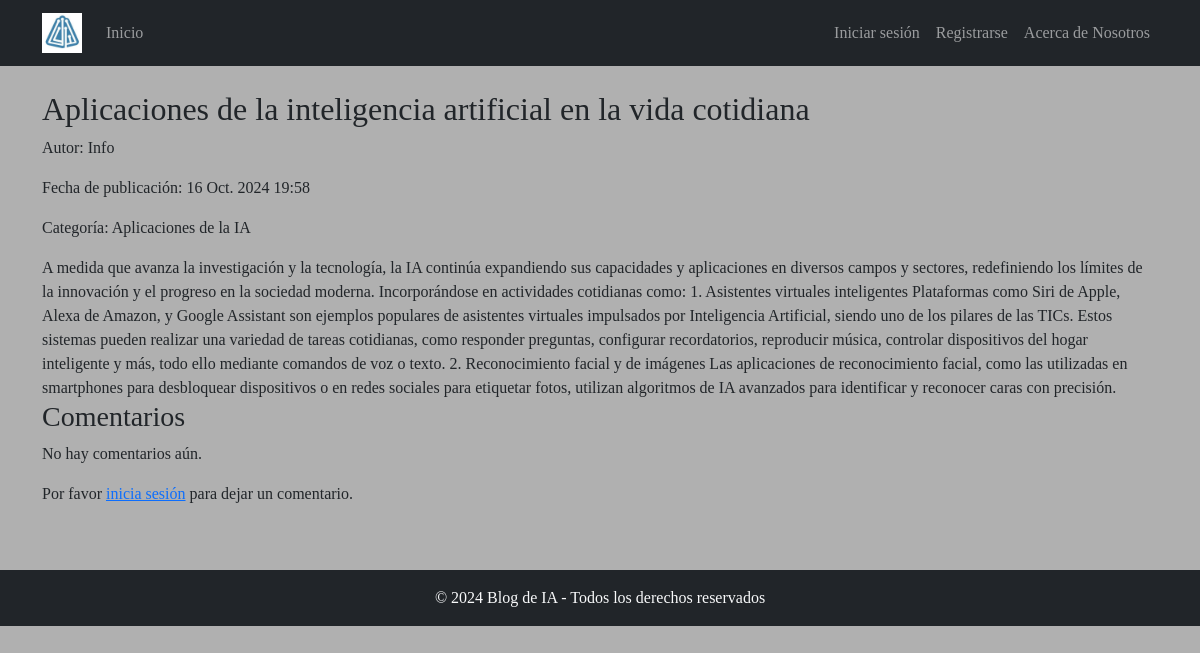
/article/aplicaciones-de-la-inteligencia-artificial-en-la-vida-cotidiana/, run on the app's committed database.
### blog/models.py (models this page shows, shortened)
class Article(models.Model):
    title = models.CharField(max_length=200)  # Título del artículo
    slug = models.SlugField(unique=True, max_length=200)  # Slug único para la URL
    content = HTMLField() # Contenido del artículo
    author = models.ForeignKey(User, on_delete=models.CASCADE)  # Autor del artículo
    published_date = models.DateTimeField(auto_now_add=True)  # Fecha de publicación automática
    category = models.ForeignKey(Category, on_delete=models.SET_NULL, null=True, blank=True)  # Categoría del artículo
    image = models.ImageField(upload_to='articles/', blank=True, null=True)  # Imagen del artículo
    class Meta:
        ordering = ['-published_date']  # Ordena los artículos por fecha de publicación (más recientes primero)
        verbose_name_plural = "Articles"  # Nombre plural para el modelo

class Category(models.Model):
    name = models.CharField(max_length=100, unique=True)  # Nombre de la categoría
    description = models.TextField(blank=True, null=True)  # Descripción opcional de la categoría
    slug = models.SlugField(max_length=100, unique=True)  # Slug único para la URL
    class Meta:
        verbose_name_plural = "Categories"  # Nombre plural para el modelo

### blog/views.py (the view)
# urls.py: path('article/<slug:slug>/', ArticleDetailView.as_view(), name='article_detail'),  # Vista de detalle
def article_detail(request, slug):
    article = get_object_or_404(Article, slug=slug)
    comments = article.comments.all().order_by('-created_at')
    if request.method == 'POST':
        comment_form = CommentForm(request.POST)
        if comment_form.is_valid():
            new_comment = comment_form.save(commit=False)
            new_comment.article = article
            new_comment.author = request.user
            new_comment.save()
            return redirect('article_detail', slug=slug)
    else:
        comment_form = CommentForm()
    context = {
        'article': article,
        'comments': comments,
        'comment_form': comment_form,
    }
    return render(request, 'blog/article_detail.html', context)

### blog/templates/blog/article_detail.html (shortened to what this page needs)
{% extends 'blog/base.html' %}
{% load static %}
{% block content %}
<h2>{{ article.title }}</h2>
<p>Autor: {{ article.author }}</p>
<p>Fecha de publicación: {{ article.published_date }}</p>
{% if article.category %}
    <p>Categoría: {{ article.category.name }}</p>
{% endif %}
<div>
    {{ article.content|safe }}
</div>
<h3>Comentarios</h3>
{% for comment in comments %}
    <div class="card mb-3">
        <div class="card-body">
            <h5 class="card-title">{{ comment.author.username }}</h5>
            <h6 class="card-subtitle mb-2 text-muted">{{ comment.created_at }}</h6>
            <p class="card-text">{{ comment.content }}</p>
        </div>
    </div>
{% empty %}
    <p>No hay comentarios aún.</p>
{% endfor %}
{% if user.is_authenticated %}
    <h4>Añadir un comentario</h4>
    <form method="post">
        {% csrf_token %}
        {{ comment_form.as_p }}
        <button type="submit" class="btn btn-primary">Enviar comentario</button>
    </form>
{% else %}
    <p>Por favor <a href="{% url 'login' %}">inicia sesión</a> para dejar un comentario.</p>
{% endif %}
{% endblock %}

### static/css/style.css (style rules this page uses)
body { background-color: #b0b0b0; font-family:'Times New Roman', Times, serif; }
body, html { height: 100%; margin: 0; display: flex; flex-direction: column; }

### data on the page
Article: title "Aplicaciones de la inteligencia artificial en la vida cotidiana", author "Info", published_date "16 Oct. 2024 19:58", category.name "Aplicaciones de la IA", content "A medida que avanza la investigación y la tecnología, la IA continúa expandiendo sus capacidades y aplicaciones en diversos campos y sectores, redefiniendo los límites de la innovación y el progreso en la sociedad moderna. Incorporándose en actividades cotidianas como: 1. Asistentes virtuales inteligentes Plataformas como Siri de Apple, Alexa de Amazon, y Google Assistant son ejemplos populares de asistentes virtuales impulsados por Inteligencia Artificial, siendo uno de los pilares de las TICs. Estos sistemas pueden realizar una variedad de tareas cotidianas, como responder preguntas, configurar recordatorios, reproducir música, controlar dispositivos del hogar inteligente y más, todo ello…"
